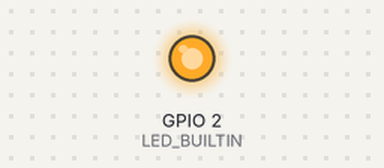
Bench run of a sketch on a simulated ESP32. Shown: output pins drawn as LEDs (lit = HIGH). WiFi joins after 1.5 s; servers stay silent unless stated; what the sketch prints to the serial monitor is not drawn.

Above: at 2.79 s.
At 5.5 s:
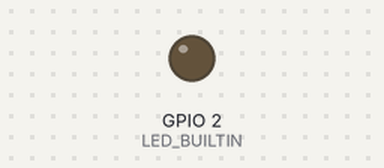
Timing chart, 0 to 9.6 s (numbered marks = the images above):
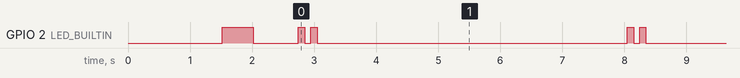

The sketch:

esp32_teste_diagnostico.ino
```cpp
/*
  =============================================================================
  TESTE DE DIAGNÓSTICO ESP32: WI-FI + GET NA API VERCEL (ARDUINO IDE)
  =============================================================================
  Este script responde a duas perguntas:
  1. O ESP32 consegue se conectar à internet (Wi-Fi)?
  2. O ESP32 consegue fazer GET na Vercel e receber o JSON esperado?
  =============================================================================
*/

#include <WiFi.h>
#include <HTTPClient.h>
#include <WiFiClientSecure.h>

const char* WIFI_SSID     = "AP104-2.4G";
const char* WIFI_PASSWORD = "papagaio";
const char* VERCEL_URL    = "https://projeto-esp32-irrigacao.vercel.app/api/status";

#ifndef LED_BUILTIN
  #define LED_BUILTIN 2
#endif

void setup() {
  Serial.begin(115200);
  delay(1000);

  Serial.println("\n=======================================================");
  Serial.println("  ESP32 - DIAGNÓSTICO DE WI-FI E REQUISICAO GET VERCEL");
  Serial.println("=======================================================");

  pinMode(LED_BUILTIN, OUTPUT);
  digitalWrite(LED_BUILTIN, LOW);

  // 1. TESTE DE CONEXÃO WI-FI
  Serial.print("\n[TESTE 1/2] Conectando ao Wi-Fi: ");
  Serial.println(WIFI_SSID);

  WiFi.persistent(false);
  WiFi.mode(WIFI_STA);
  WiFi.begin(WIFI_SSID, WIFI_PASSWORD);

  int tentativas = 0;
  while (WiFi.status() != WL_CONNECTED && tentativas < 30) {
    delay(500);
    Serial.print(".");
    digitalWrite(LED_BUILTIN, !digitalRead(LED_BUILTIN)); // Pisca LED indicando busca
    tentativas++;
  }
  digitalWrite(LED_BUILTIN, LOW);

  Serial.println();
  if (WiFi.status() == WL_CONNECTED) {
    Serial.println("✅ [TESTE 1 SUCESSO] ESP32 CONECTADO À INTERNET!");
    Serial.print("   -> Endereço IP Local: ");
    Serial.println(WiFi.localIP());
    Serial.print("   -> Sinal Wi-Fi (RSSI): ");
    Serial.print(WiFi.RSSI());
    Serial.println(" dBm");
  } else {
    Serial.println("❌ [TESTE 1 FALHA] Não foi possível conectar ao Wi-Fi!");
    return;
  }

  // 2. TESTE DE REQUISIÇÃO GET NA VERCEL
  Serial.println("\n[TESTE 2/2] Testando HTTP GET na Vercel...");
  Serial.print("   URL: ");
  Serial.println(VERCEL_URL);

  WiFiClientSecure client;
  client.setInsecure(); // Ignora SSL

  HTTPClient http;
  http.setTimeout(10000);
  http.begin(client, VERCEL_URL);

  int httpCode = http.GET();

  Serial.print("   -> Código de Resposta HTTP: ");
  Serial.println(httpCode);

  if (httpCode > 0) {
    String response = http.getString();
    Serial.println("   -> Resposta JSON Recebida da Vercel:");
    Serial.println("-------------------------------------------------------");
    Serial.println(response);
    Serial.println("-------------------------------------------------------");

    // Valida se o conteúdo retornado contém as chaves esperadas
    if (response.indexOf("waterRequested") != -1) {
      Serial.println("✅ [TESTE 2 SUCESSO] A Vercel respondeu o JSON esperado perfeitamente!");

      if (response.indexOf("\"waterRequested\":true") != -1 || response.indexOf("\"waterRequested\": true") != -1) {
        Serial.println("   STATUS ATUAL: Rega SOLICITADA! (waterRequested = true)");
      } else {
        Serial.println("   STATUS ATUAL: Rega DESATIVADA (waterRequested = false)");
      }
    } else {
      Serial.println("⚠️ Resposta recebida, mas o formato JSON veio diferente do esperado.");
    }
  } else {
    Serial.print("❌ [TESTE 2 FALHA] Erro HTTP GET: ");
    Serial.println(http.errorToString(httpCode));
  }

  http.end();
  Serial.println("\n=======================================================");
  Serial.println("  DIAGNÓSTICO CONCLUÍDO - ESP32 EM LOOP");
  Serial.println("=======================================================\n");
}

void loop() {
  // Pisca o LED 2x a cada 5s indicando que o teste foi concluído com sucesso
  digitalWrite(LED_BUILTIN, HIGH);
  delay(100);
  digitalWrite(LED_BUILTIN, LOW);
  delay(100);
  digitalWrite(LED_BUILTIN, HIGH);
  delay(100);
  digitalWrite(LED_BUILTIN, LOW);
  delay(5000);
}
```

Measured:
- by itself, GPIO 2 (LED_BUILTIN): repeats every 5.3 s: HIGH 0.10 s, LOW 0.10 s, HIGH 0.10 s, LOW 5.0 s
